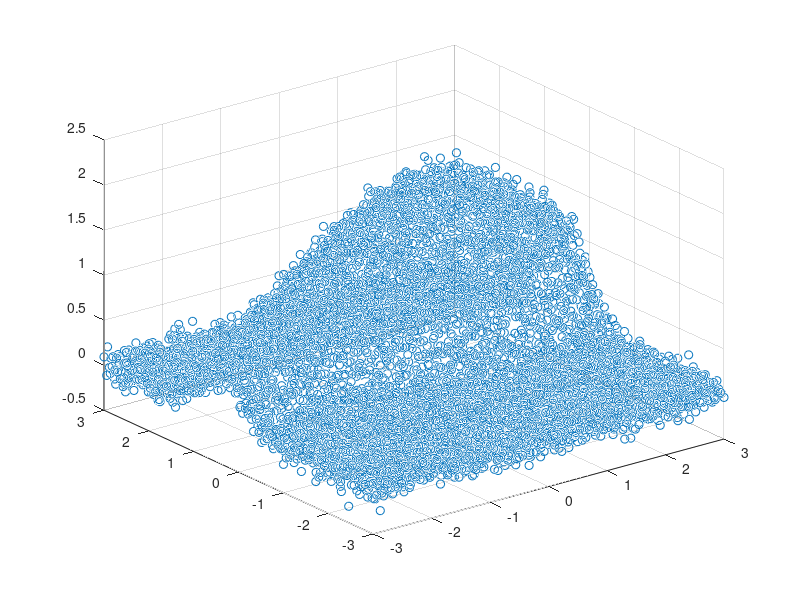

Recreate this plot in MATLAB. (Note: this script raises an error after producing the figure.)
%% get some data
x = linspace(-3,3,100);
[xg, yg] = meshgrid(x);

data = [xg(:) yg(:)];

f = @(x,y) 2*exp(-0.1*(x - 0.5).^2 - 2*(y-0.5).^2) + randn(size(x))*0.1;
z = f(data(:,1), data(:,2));

scatter3(data(:,1), data(:,2), z);
%% get TPS basis
nparam1 = 25;
nparam2 = 25;
[X, k1, k2] = tpspline_basis(data, nparam1, nparam2, 2);
%% get Smoothness Matrix for TPS
S = smoothness_matrix_TPS(nparam1, nparam2, 2);
%% solve PLS for TPS
beta_LS = (X'*X) \ X' * z;
beta_PLS = ((X'*X) + 0.1 * (S'*S)) \ X' * z;
%% test PLS_tps.m
[beta_PLS_func, XX, SS] = PLS_tps(data, z, 0.1, nparam1, nparam2);
%% Plot
figure(); 
scatter3(data(:,1), data(:,2), z); hold on; 
scatter3(data(:,1), data(:,2), X * beta_LS);
scatter3(data(:,1), data(:,2), X * beta_PLS);
scatter3(data(:,1), data(:,2), X * beta_PLS_func);
legend('Data','LS','PLS', 'PLS_func');

%%
[beta_PLS_GCV, X, best_lam] = GCV_PLS(data, z, [12, 20], 100, 0, 0);

%% STRUCTURED ADDITIVE REGRESSION

d = {["s(1)", "inc", 20, 0.1, 300, "equidistant"]; 
     ["t(1,2)", "none", [12,23], 0.2, 2000, "quantile"];
     ["s(2)", "inc", 20, 0.1, 300, "equidistant"]; 
     ["s(3)", "dec", 20, 0.1, 300, "equidistant"]; 
     ["s(4)", "inc", 0, -0.1, 300, "equidistant"]; };
     
model = {};
for i=1:numel(d)
    c = d{i};
    model(i).type = c{1};
    model(i).constraint = c{2}; 
    if model(i).type(1) == 's'
        nsplines = [str2num(c(3))];
        j = 4;
    elseif model(i).type(1) == 't'
        nsplines = [str2num(c(3)), str2num(c(4))];
        j = 5;
    end
    model(i).nsplines = nsplines;
    model(i).lam_s = str2double(c(j));
    model(i).lam_c = str2double(c(j+1));
    model(i).knot_type = c{j+2};
end

